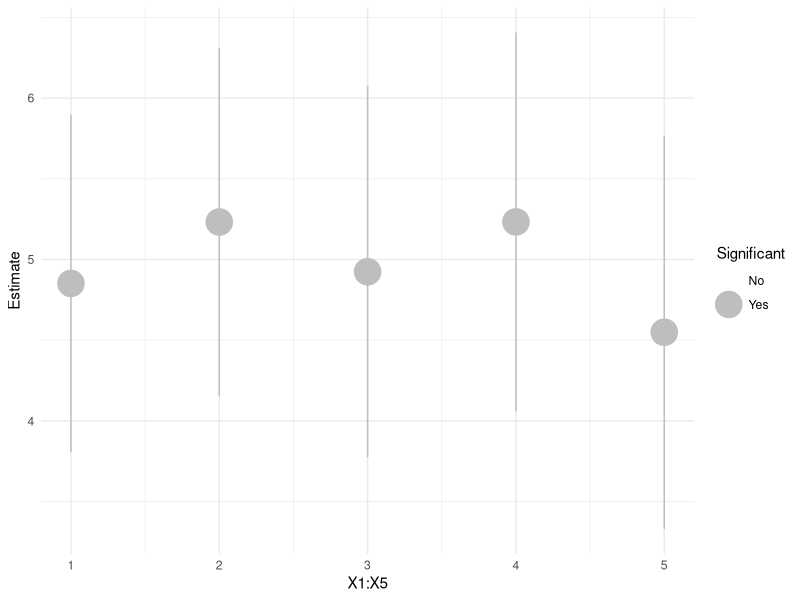
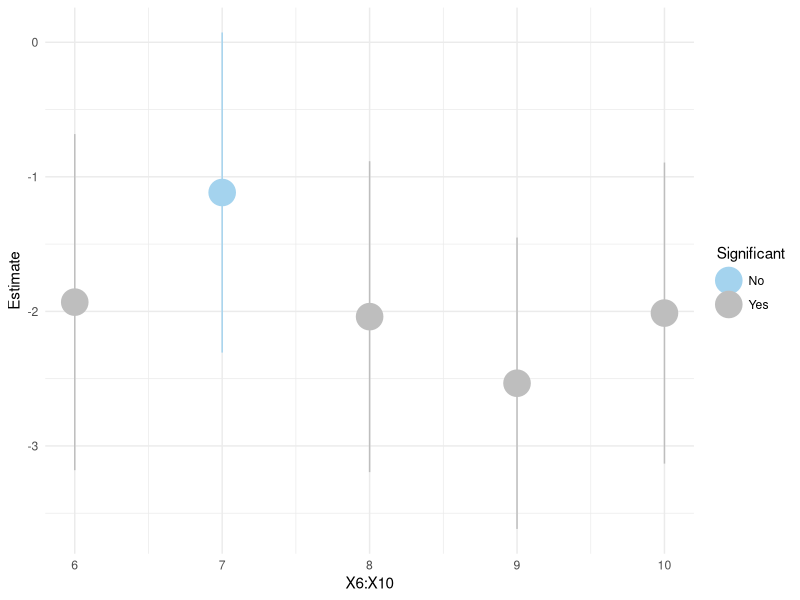
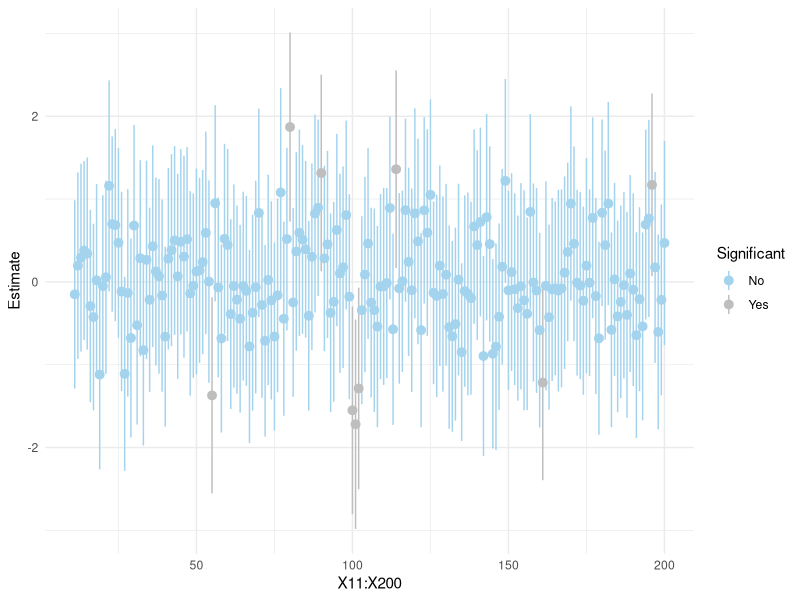
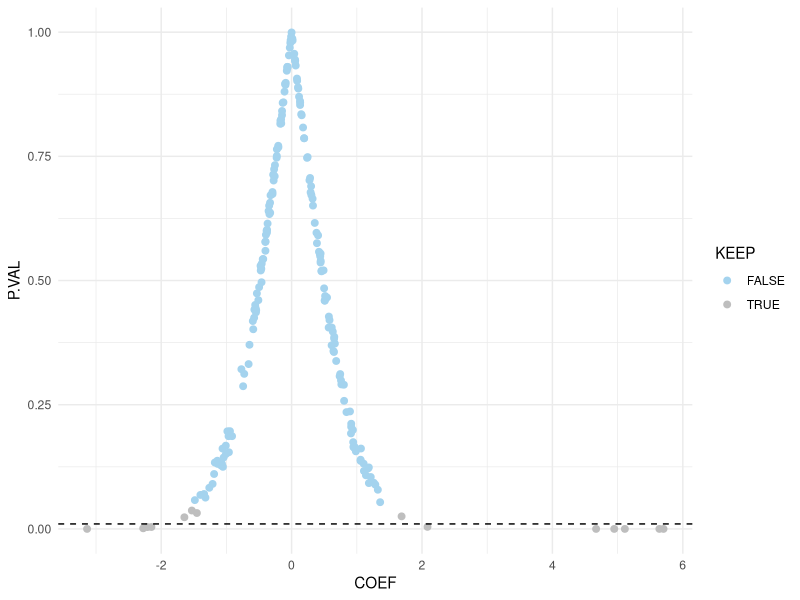
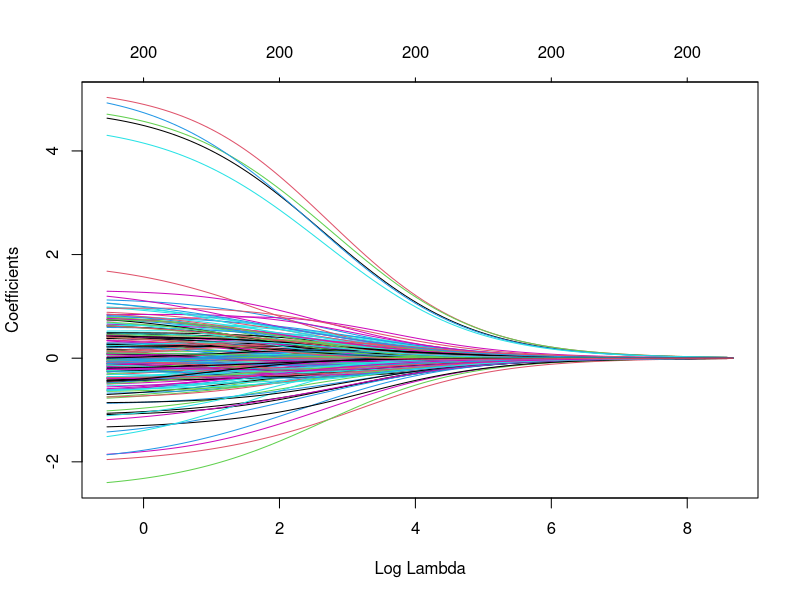
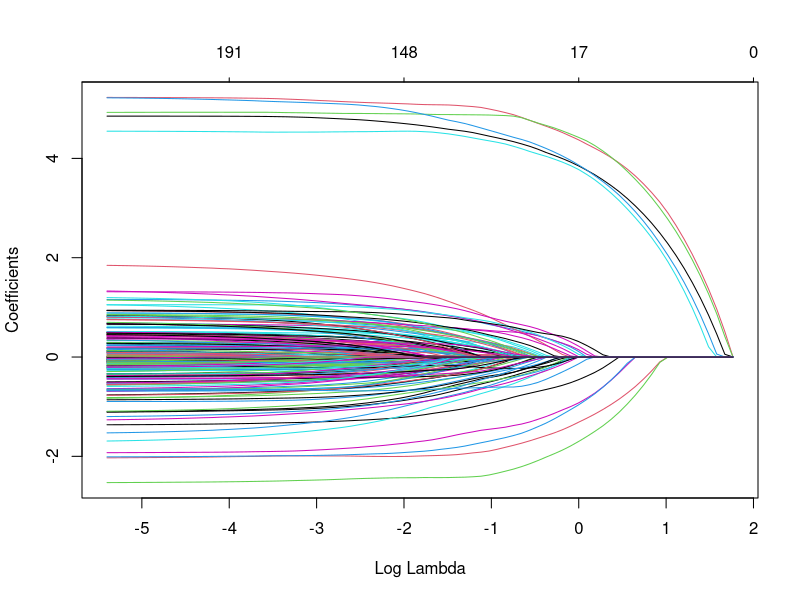
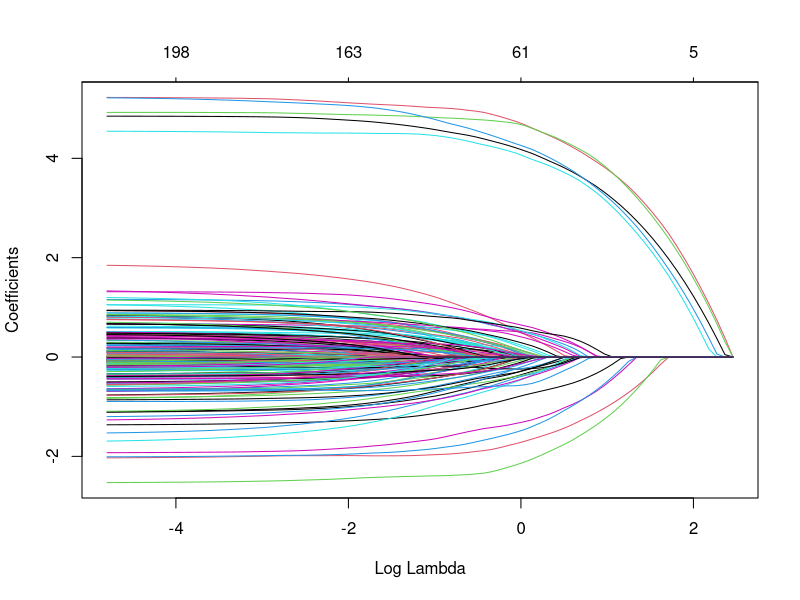
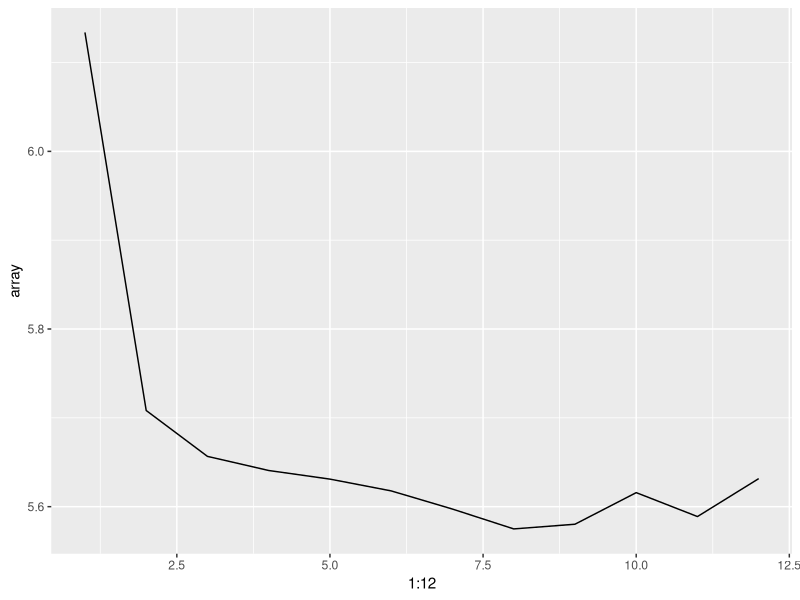

Source code (R) for these figures, in order: (Note: this script raises an error after producing the figures.)
## ---- chunk 1
knitr::opts_chunk$set(echo = TRUE,warning=F)
options(scipen=999)
library(tidyverse)
library(ggplot2)
library(modelr)
library(purrr)
library(broom)
library(glmnet)
## ---- chunk 2
set.seed(216)
X=matrix(rnorm(100000),500,200)
beta=c(rep(5,5),rep(-2,5),rep(0,190)) #true coefficent
set.seed(480)
epsilon=rnorm(500,0,10) #true epsilon
y=X%*%beta+epsilon

X
SIM.DATA=data.frame(y=y,X=X)
sum(SIM.DATA[1,2:201])
SIM.DATA
## ---- chunk 3
lm.model=lm(y~.,data=SIM.DATA)
glance(lm.model)
param.est=lm.model$coefficients
param.conf=confint(lm.model)
param.lm=data.frame(cbind(param.est,param.conf))[-1,] #Remove Intercept
names(param.lm)=c("Estimate","Lower","Upper")
param.lm = param.lm %>%
              mutate(Significant=factor(ifelse(0>Lower & 0<Upper,"No","Yes")))
param.lm

ggplot(param.lm[1:5,]) +
  geom_pointrange(aes(x=1:5,y=Estimate,ymin=Lower,ymax=Upper,color=Significant),size=2)+
  theme_minimal()+
  scale_color_manual(drop=F,values=c("lightskyblue2","gray"))+
  xlab("X1:X5")

ggplot(param.lm[6:10,]) +
  geom_pointrange(aes(x=6:10,y=Estimate,ymin=Lower,ymax=Upper,color=Significant),size=2)+
  theme_minimal()+
  scale_color_manual(values=c("lightskyblue2","gray"))+
  xlab("X6:X10")

ggplot(param.lm[11:200,]) +
  geom_pointrange(aes(x=11:200,y=Estimate,ymin=Lower,ymax=Upper,color=Significant))+
  theme_minimal()+
  scale_color_manual(values=c("lightskyblue2","gray"))+
  xlab("X11:X200")
## ---- chunk 4
COEF=rep(NA,200)
P.VAL=rep(NA,200)
for(j in 1:200){
  individual.mod=lm(y~.,data=SIM.DATA[,c(1,j+1)])
  COEF[j]=coef(individual.mod)[2]
  P.VAL[j]=summary(individual.mod)$coefficients[2,4]
}




KEEP=P.VAL<0.05
ACTUAL=c(rep("NonZero",10),rep("Zero",190))

tibble(COEF,P.VAL,KEEP) %>% 
  ggplot() +
  geom_point(aes(x=COEF,y=P.VAL,color=KEEP),size=2) +
  geom_hline(yintercept=0.01,linetype="dashed")+
  scale_color_manual(values=c("lightskyblue2","gray"))+
  theme_minimal()

tibble(ACTUAL=ACTUAL,KEEP=KEEP) %>% 
  table() %>% prop.table()
## ---- chunk 5
library(glmnet)
ridge.mod=glmnet(x=as.matrix(SIM.DATA[,-1]),
                 y=as.vector(SIM.DATA[,1]),
                 alpha=0)
plot(ridge.mod,xvar="lambda")
## ---- chunk 6
lasso.mod=glmnet(x=as.matrix(SIM.DATA[,-1]),
                 y=as.vector(SIM.DATA[,1]),
                 alpha=1)
plot(lasso.mod,xvar="lambda")
## ---- chunk 7
enet.mod=glmnet(x=as.matrix(SIM.DATA[,-1]),
                 y=as.vector(SIM.DATA[,1]),
                 alpha=1/2)
plot(enet.mod,xvar="lambda")
## ---- chunk 8
knitr::opts_chunk$set(echo = TRUE)
library(tidyverse)
library(generics)
library(modelr)       #Helpful Functions in Modeling
library(xtable)
## ---- chunk 9
table<-read.csv("FIFA_20.csv")

## ---- chunk 10
table2<-table%>%select("age":"sliding_tackle")
mod1=lm(composure~.,data=table2)
## ---- chunk 11
table3<-table2%>%select(-composure)
colnames(table3)[summary(mod1)$coefficients[-1,4]<0.01]
table3=table3%>%select(age,height_cm,shooting,passing,dribbling,defending,physic,fk_accuracy,stamina,penalties,standing_tackle,sliding_tackle)
table3=cbind(table3,composure=table2$composure)
## ---- chunk 12
mod<-function(data,i){
  mod1=lm(composure~poly(age,i)+poly(height_cm,i)+poly(shooting,i)+poly(passing,i)+poly(dribbling,i)+poly(defending,i)+poly(physic,i)+poly(fk_accuracy,i)+poly(stamina,i)+poly(penalties,i)+poly(standing_tackle,i)+poly(sliding_tackle,i),data=data)
  return (mod1)
}

table4=table3%>%crossv_kfold(10)

result<-table4%>%mutate(tr.model=map(train,mod,i=1))%>%
  mutate(predict=map2(test,tr.model,~augment(.y,newdata=.x)))%>%
  select(predict)%>%unnest(cols=c(predict))

rmse<-function(x,y){
  rmse=sqrt(mean(x^2-y^2))
  return(rmse)
}

## ---- chunk 13
array=rep(NA,12)
for (i in 1:12){
  result<-table4%>%mutate(tr.model=map(train,mod,i=i))%>%
  mutate(predict=map2(test,tr.model,~augment(.y,newdata=.x)))%>%
  select(predict)%>%unnest(cols=c(predict))
  array[i]=rmse(table2$composure,result$.fitted)
}
## ---- chunk 14
min_i=which.min(array)
ggplot(tibble(array))+geom_line(aes(1:12,array))
## ---- chunk 15
result<-table4%>%mutate(tr.model=map(train,mod,i=min_i))%>%
  mutate(predict=map2(test,tr.model,~augment(.y,newdata=.x)))%>%
  select(predict)%>%unnest(cols=c(predict))
## ---- chunk 16
table5=cbind(name=table$name,nation=table$nationality,club=table$club,table3,pred_composure=result$.fitted)
## ---- chunk 17
table5
## ---- chunk 18
table2=table2%>%select(composure,everything())
table2[2:18]=scale(table2[2:18])

sample_in=sample(1:nrow(table2),0.8*nrow(table2))
train=table2[sample_in,]
test=table2[-sample_in,]

knn_pred=knn(train=train[2:18],test=test[2:18],train[,1],k=5)
## ---- chunk 19
mae<-function(x,y){
  mae=mean(abs(as.integer(x)-y))
  return(mae)
}

rmse2<-function(x,y){
  rmse2=sqrt(mean(as.integer(x)^2-y^2))
  return(rmse2)
}

table_k=rep(NA,20)
for(i in 1:20){
  knn_pred=knn(train=train[2:18],test=test[2:18],train[,1],k=i)
  table_k[i]=mae(knn_pred,test[,1])
}

## ---- chunk 20
which.min(table_k)
ggplot(tibble(table_k))+geom_line(aes(1:20,table_k),color="lightskyblue2",size=2)+
  theme_minimal() +
  xlab("Choice of k") +
  ylab("MAE") +
  theme(text=element_text(size=10))

## ---- chunk 21
tibble2<-data.frame(Polynomial_Model=c(round(rmse(result$composure,result$.fitted),2),                        round(mse(result$composure,result$.fitted),2)),                       Shrinkage_Model=c(round(rmse(DATA2$composure,DATA2$composure.pred),2),round(mse(DATA2$composure,DATA2$composure.pred),2)))

rownames(tibble2)=c("RMSE","MSE")
tibble2
## ---- chunk 22
ggplot(result,aes(composure,.fitted))+geom_point()+geom_abline(slope=1,intercept=0,size=2,color="red",linetype="dashed")+ylab("Predicted composure")+theme_bw()+xlab("Actual Composure")

ggplot(DATA2) +
  geom_point(aes(x=composure,y=composure.pred)) +
  geom_abline(intercept=0,slope=1,linetype="dashed",size=2,color="red") +
  theme_bw() +
  ylab("Predicted Composure") +
  xlab("Actual Composure")



## ---- chunk 23
ggplot(result,aes(abs(.fitted-composure)))+geom_freqpoly(color="lightskyblue2",size=2)+theme_bw()+ylab("Frequency")+xlab("Residuals")

ggplot(DATA2) +
  geom_freqpoly(aes(x=abs(composure.pred-composure)),color="lightskyblue2",size=2) +
  theme_bw() +
  xlab("Residuals") +
  ylab("Frequency")


## ---- chunk 24
table2=table2%>%select(composure,everything())
table2[2:18]=scale(table2[2:18])

sample_in=sample(1:nrow(table2),0.8*nrow(table2))
train=table2[sample_in,]
test=table2[-sample_in,]
knn_pred=knn(train=train[2:18],test=test[2:18],train[,1],k=5)
## ---- chunk 25
mae<-function(x,y){
  mae=mean(abs(as.numeric(levels(x))[x]-y))
  return(mae)
}


rmse2<-function(rse){
  rmse2=sqrt(mean(rse^2,na.rm=T))
  return(rmse2)
}

table_k=rep(NA,60)
for(i in 1:60){
  knn_pred=knn(train=train[2:18],test=test[2:18],train[,1],k=i)
  rse=as.numeric(levels(knn_pred))[knn_pred]-test[,1]
  table_k[i]=rmse(as.numeric(levels(knn_pred))[knn_pred],test[,1])
}


## ---- chunk 26
min_k=which.min(table_k)
ggplot(tibble(table_k))+geom_line(aes(1:60,table_k),color="lightskyblue2",size=2)+
  theme_minimal() +
  xlab("Choice of k") 
## ---- chunk 27
knn_pred2=knn(train=train[2:18],test=test[2:18],train[,1],k=min_k)
tibble=cbind(knn_pred2,test)
tibble2=tibble%>%mutate(knn_pred2=as.numeric(levels(knn_pred2))[knn_pred2],resid=knn_pred2-composure)
ggplot(tibble2,aes(x=1:nrow(tibble2),y=resid))+geom_point()+geom_ref_line(h=0)+xlab("observation")+ylab("residual")
## ---- chunk 28
table7=table2%>%crossv_kfold(10)
#knn_pred3<-function(train,test,i){
#  return(knn(train[2:18],test[2:18],train[,1],k=i))
#}


#for (i in 1:10){
#  knn_pred3(table7[[i,1]],test[[i,2]],min_k)
#}

#table7%>%mutate(predict=lapply(train=train,knn_pred3,test=test,i=min_k))
